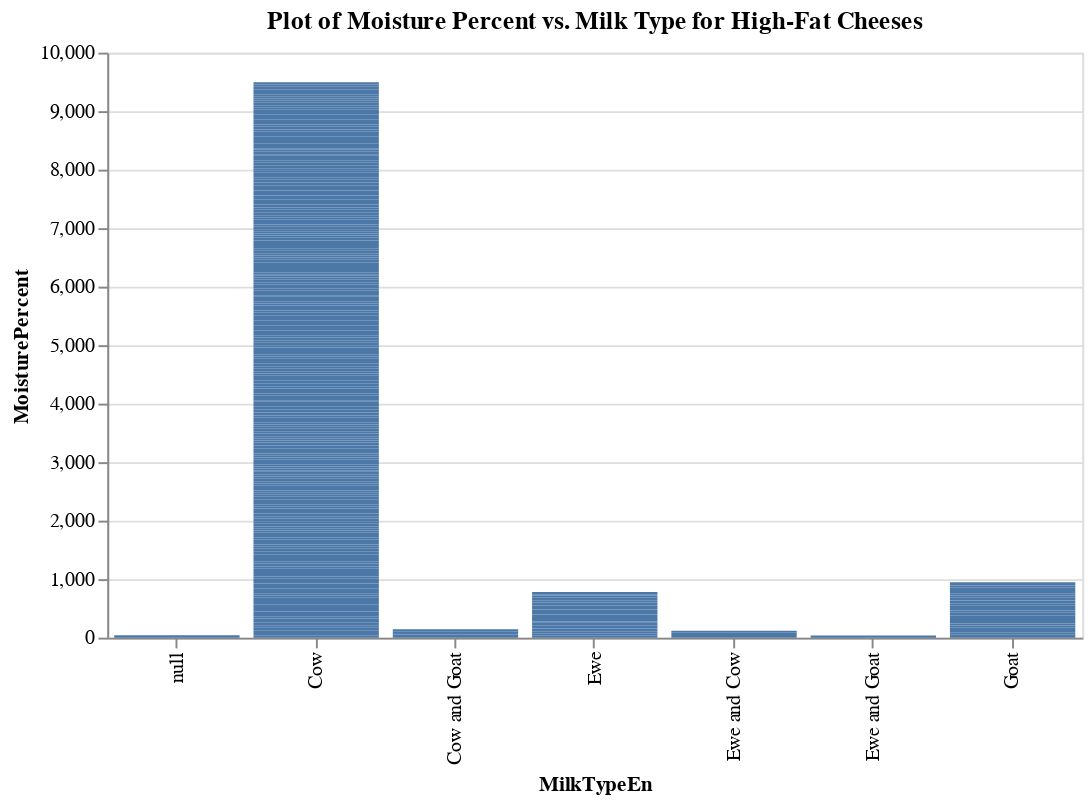

The notebook cell this image was saved under:
### Code cell
high_fat_plot = alt.Chart(high_fat, width=500, height=300).mark_bar().encode(
    x='MilkTypeEn',
    y='MoisturePercent'
    ).properties(title="Plot of Moisture Percent vs. Milk Type for High-Fat Cheeses")
high_fat_plot

### Figure 1 — Vega-Lite specification as saved in the notebook (floating-point values rounded to 4 significant figures; data arrays with more than 128 entries replaced by an {"elided": "..."} marker saying what was removed)
{"config": {"view": {"continuousWidth": 400, "continuousHeight": 300}}, "data": {"name": "data-0bab247fc070fa32f74e73cdf576ec38"}, "mark": "bar", "encoding": {"x": {"type": "nominal", "field": "MilkTypeEn"}, "y": {"type": "quantitative", "field": "MoisturePercent"}}, "height": 300, "title": "Plot of Moisture Percent vs. Milk Type for High-Fat Cheeses", "width": 500, "$schema": "https://vega.github.io/schema/vega-lite/v4.8.1.json", "datasets": {"data-0bab247fc070fa32f74e73cdf576ec38": {"elided": "287 records"}}}
